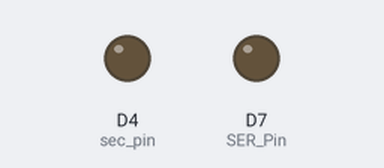
Bench run of a sketch on a simulated ESP8266 (NodeMCU). Shown: output pins drawn as LEDs (lit = HIGH). WiFi joins after 1.5 s; servers stay silent unless stated; network time is answered at once with the bench clock; the local clock reads 2024-03-15 10:24:30 at power-on unless the sketch sets it; pins used as bus, display or sensor lines are not drawn; what the sketch prints to the serial monitor is not drawn.

Above: at 0.1 s.
At 1.6 s:
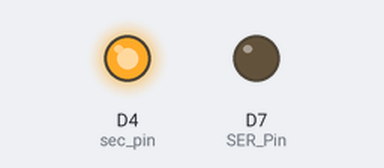
Timing chart, 0 to 4.0 s (numbered marks = the images above):
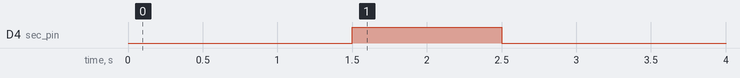

The sketch:

CUBE.ino
```cpp
#include "ESP8266WiFi.h"
#include "WiFiUdp.h"
#include "NTPClient.h"

//const char *ssid = "Dialog 4G";
//const char *password = "746YL1F1LRR";

const char *ssid = "Hotcat Technologies";
const char *password = "hotcat@pan2021";

const long utcOffsetInSeconds = 9600;

WiFiUDP ntpUDP;
NTPClient timeClient(ntpUDP, "pool.ntp.org", utcOffsetInSeconds);

int SER_Pin = D7;   //pin 14 on the 75HC595 data
int RCLK_Pin = D8;  //pin 12 on the 75HC595 lunch
int SRCLK_Pin = D5; //pin 11 on the 75HC595 clock

int sec_pin = D4; //

//How many of the shift registers - change this ***
#define number_of_74hc595N 2

//numOfRegisterPins Counting number of pins
#define numOfRegisterPins number_of_74hc595N * 8

boolean registers[numOfRegisterPins];

int pins[] = {0, 1, 2, 3, 4, 5, 6, 7};
boolean numbers[10] [7] = {
  {1, 1, 1, 1, 1, 1, 0 },
  {0, 0, 1, 1, 0, 0, 0 },
  {1, 1, 0, 1, 1, 0, 1 },
  {0, 1, 0, 1, 1, 0, 1 },
  {0, 0, 1, 1, 0, 1, 1 },
  {0, 1, 1, 0, 1, 1, 1 },
  {1, 1, 1, 0, 1, 1, 1 },
  {0, 0, 1, 1, 1, 0, 0 },
  {1, 1, 1, 1, 1, 1, 1 },
  {0, 1, 1, 1, 1, 1, 1 },
};

boolean anode = 0;
boolean cathode = 1;
boolean mode = cathode;

void setup() {
  Serial.begin(9600);

  WiFi.begin(ssid, password);

  while ( WiFi.status() != WL_CONNECTED ) {
    delay ( 500 );
    Serial.print ( "." );
  }

  timeClient.begin();

  pinMode(SER_Pin, OUTPUT);
  pinMode(RCLK_Pin, OUTPUT);
  pinMode(SRCLK_Pin, OUTPUT);

  pinMode (sec_pin, OUTPUT);

  led();

  //  for (int j = 2; j < 10; j++)
  //    pinMode(j, OUTPUT);

  //reset all register pins
  clearRegisters();
//  for (int i = 8; i < 16; i++) {
//    setRegisterPin(i, LOW);
//  }
  writeRegisters();
}


//set all register pins to LOW
void clearRegisters() {
  for (int i = numOfRegisterPins - 1; i >=  0; i--) {
    registers[i] = LOW;
  }
}

void writeRegisters() {

  digitalWrite(RCLK_Pin, LOW);

  for (int i = numOfRegisterPins - 1; i >=  0; i--) {
    digitalWrite(SRCLK_Pin, LOW);

    int val = registers[i];

    digitalWrite(SER_Pin, val);
    digitalWrite(SRCLK_Pin, HIGH);

  }
  digitalWrite(RCLK_Pin, HIGH);

}

void setRegisterPin(int index) {
  registers[index];
}
int digitCount = 4;
int digits[] = { -1, -1, -1, -1};


void loop() {

  writedisplay();

  timeClient.update();
  String time1 = timeClient.getFormattedTime();
  Serial.println(time1 + "");

//String time1="6666";

  int wp = digitCount - 1;
  int i = 0;
  for (; i < time1.length(); i++) {
    int digit = ((int)time1.charAt(i)) - 48;
    digits[wp] = digit;
    wp--;
    if (wp == -1) {
      break;
    }
  }
  for (; i < digitCount; i++) {
    digits[0] = -1;// numbert anith paththata write wena eka
  }


}


void display(int no) {

  for (int i = 0; i < 7; i++) {
    if (numbers[no] [i]) {

//      Serial.println(numbers[no] [i]);
       Serial.println("1");
      delay(1000);
      setRegisterPin(pins[i]);
    } else {
       Serial.println("0");
      setRegisterPin(pins[i]);
    }
  }
}


int writedigit = 0;
void writedisplay() {
  setRegisterPin(8 + writedigit);

  display(digits[writedigit]);
  writeRegisters();

  setRegisterPin(8 + writedigit);
  writedigit++;
  if (writedigit == digitCount) {
    writedigit = 0;
  }
}

//7805 5v reguletor
void led(){


  digitalWrite(sec_pin, HIGH);
  delay(1000);
  digitalWrite(sec_pin, LOW);
  delay(1000);
  Serial.println("Secound"+sec_pin);
  }

//  Serial.println("Time as String");
//  Serial.println(no);
//  Serial.println("-----------------");
//
//  Serial.println("Time String Length ");
//  Serial.println(no.length());
//  int timeAr[no.length()];
//  for(int i =0; i<no.length(); i++){
//    int a = int( no.charAt(i));
////    int value = (int)a.inChar;
//    Serial.println(a);
//    delay(3000);
//   display(a);
//  }
//    timeAr[i]=a;


// Serial.println("Time as String");
//Serial.println(no);
//Serial.println("-----------------");
```
